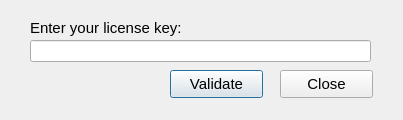
<?xml version="1.0" encoding="UTF-8"?>
<ui version="4.0">
 <class>Dialog</class>
 <widget class="QDialog" name="Dialog">
  <property name="geometry">
   <rect>
    <x>0</x>
    <y>0</y>
    <width>403</width>
    <height>120</height>
   </rect>
  </property>
  <property name="minimumSize">
   <size>
    <width>403</width>
    <height>120</height>
   </size>
  </property>
  <property name="maximumSize">
   <size>
    <width>403</width>
    <height>120</height>
   </size>
  </property>
  <property name="windowTitle">
   <string>Dialog</string>
  </property>
  <widget class="QLineEdit" name="KeyValue">
   <property name="geometry">
    <rect>
     <x>30</x>
     <y>40</y>
     <width>341</width>
     <height>22</height>
    </rect>
   </property>
   <property name="font">
    <font>
     <pointsize>11</pointsize>
    </font>
   </property>
  </widget>
  <widget class="QLabel" name="label">
   <property name="geometry">
    <rect>
     <x>30</x>
     <y>20</y>
     <width>171</width>
     <height>16</height>
    </rect>
   </property>
   <property name="font">
    <font>
     <pointsize>11</pointsize>
    </font>
   </property>
   <property name="text">
    <string>Enter your license key:</string>
   </property>
  </widget>
  <widget class="QPushButton" name="pushButton">
   <property name="geometry">
    <rect>
     <x>170</x>
     <y>70</y>
     <width>93</width>
     <height>28</height>
    </rect>
   </property>
   <property name="font">
    <font>
     <pointsize>11</pointsize>
    </font>
   </property>
   <property name="text">
    <string>Validate</string>
   </property>
  </widget>
  <widget class="QPushButton" name="pushButton_2">
   <property name="geometry">
    <rect>
     <x>280</x>
     <y>70</y>
     <width>93</width>
     <height>28</height>
    </rect>
   </property>
   <property name="font">
    <font>
     <pointsize>11</pointsize>
    </font>
   </property>
   <property name="text">
    <string>Close</string>
   </property>
  </widget>
 </widget>
 <resources/>
 <connections/>
</ui>
